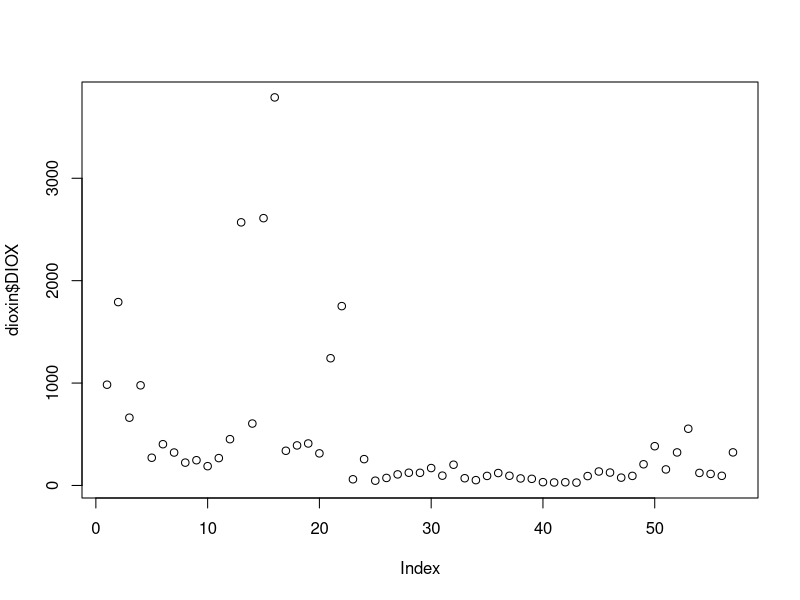
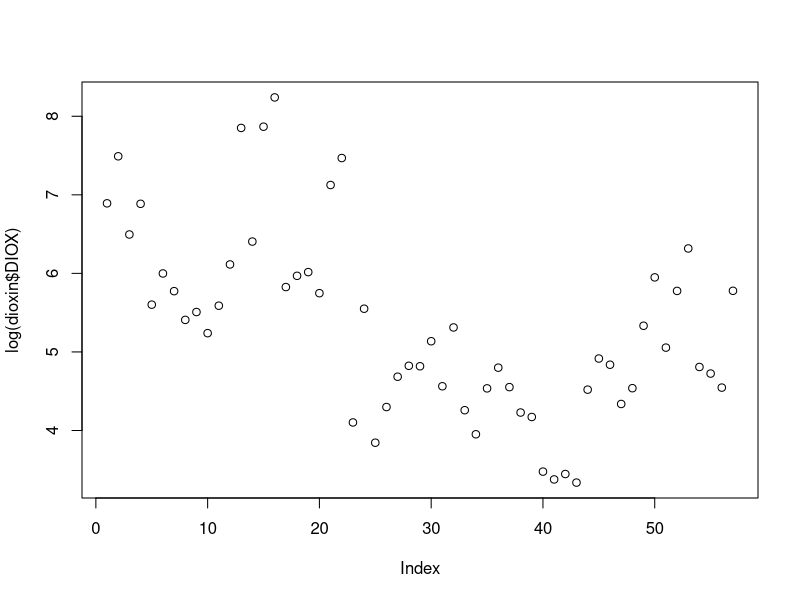
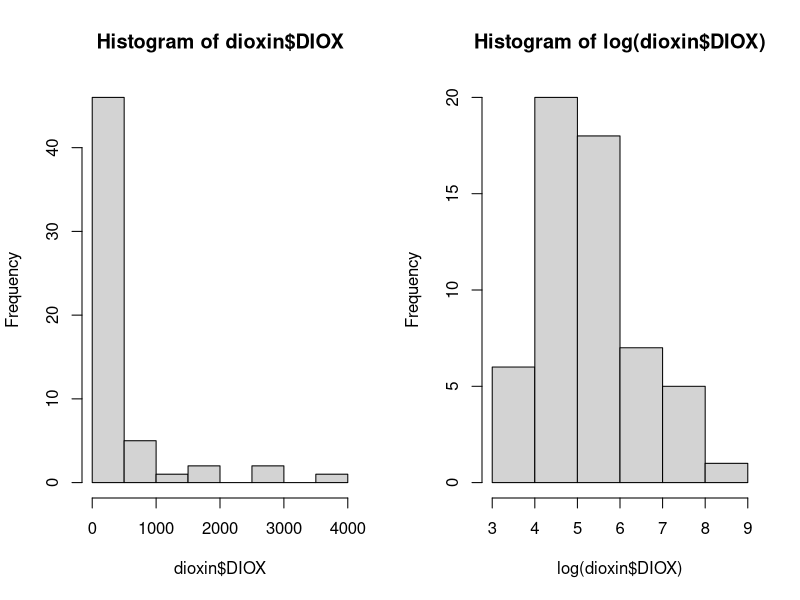
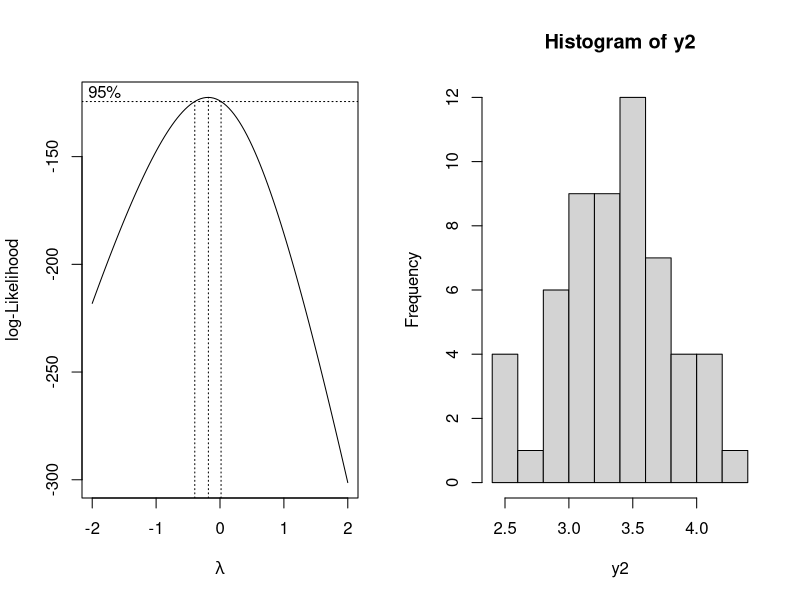
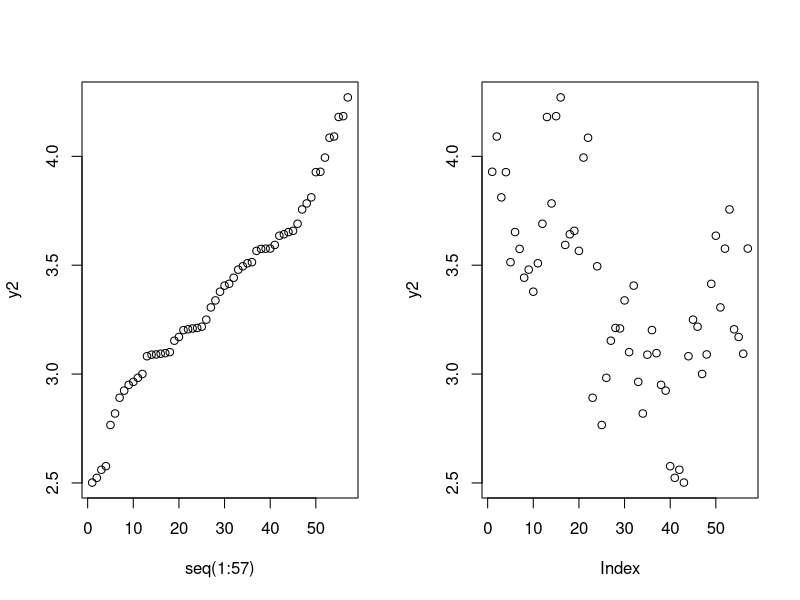

The R script that drew these images, in order: (Note: this script raises an error after producing the figures.)
#install.packages("ggfortify")
#install.packages("ggplot2")
#install.packages("GGally")
library(dplyr)
library(ggplot2)
#library(GGally)
library(MASS)
library(car)

library(ggfortify)
### Assignment1
# Reading in the data
dioxin<-read.csv("../01_Assignment1/dioxin.csv",header=T)
names(dioxin)

# Looking at the raw dependent variable
# we can see that there are quite some outliers
plot(dioxin$DIOX)

# still not normally distributed
# both difference in mean + difference in variance
plot(log(dioxin$DIOX))

# looking at distribution
par(mfrow=c(1,2))
hist(dioxin$DIOX)
hist(log(dioxin$DIOX))

lambda_ <- boxcox(dioxin$DIOX ~ 1)
l <- lambda_$x[which.max(lambda_$y)]



y2 = (dioxin$DIOX^l-1)/l
dioxin$trans <- y2
hist(y2)
qqplot(seq(1:57),y2,)

plot(y2)


# Transforming the variables into factors
dioxin <- mutate_if(dioxin, is.character, as.factor)
dioxin$TIME <- as.factor(dioxin$TIME)

df <- dioxin  %>% dplyr::select(where(is.numeric))
df$TIME <- as.factor(df$TIME)
df$OBSERV <- NULL

pairs(df)


p <- ggplot(dioxin, aes(x=PLANT, y=DIOX, fill=LAB)) + geom_boxplot(outlier.size = 2, notch=FALSE, outlier.shape = 16, outlier.colour = "black")
p


### Q2 - Simple additive model
model1 <- lm(DIOX ~ (PLANT+TIME+LAB+OXYGEN+LOAD+PRSEK), data=dioxin)
model1.1 <- lm(DIOX ~ (PRSEK+LOAD+OXYGEN+LAB+TIME+PLANT), data=dioxin)
# only the order in which the variables enter the model has changed
# if we use type II partitioning, the p-values for the factors are identical
# we don't make use of type III partioning due to aliased coeffients -> not every combination has been observerd
summary(model1)
summary(model1.1)

# Regular anova (type I) -> order in which the variables enter the model is important, sequential testing
anova(model1)
anova(model1.1)

# Type II Anova
Anova(model1.1, type="II")
Anova(model1, type="II")

# Plotting model fits
#autoplot(model1)
png(filename = "q2_full_untransformed.png")
par(mfrow=c(2,2))
plot(model1)
dev.off()
# clear increase in variance on the residuals, 3 observations are very influential and create heavy tails on the QQ-Plot
plot(cooks.distance(model1))
# observation number 13 is a clear outlier. It influences the model significantly (cooks d over .5)

## Transformed model

model1.log <- lm(log(DIOX) ~ (PLANT+TIME+LAB+OXYGEN+LOAD+PRSEK), data=dioxin)
summary(model1.log)

par(mfrow=c(2,2))
plot(model1.log)
dev.off()

model1.bc <- lm(trans ~ (PLANT+TIME+LAB+OXYGEN+LOAD+PRSEK), data=dioxin)
summary(model1.bc)

par(mfrow=c(2,2))
plot(model1.bc)
#dev.off()

Anova(model1.log, type="II")


####

# Using only intercept to specify
step(lm(DIOX~1, data=dioxin), ~PLANT+TIME+LAB+OXYGEN+LOAD+PRSEK, direction="forward")
step(lm(DIOX~1+PLANT+TIME+LAB+OXYGEN+LOAD+PRSEK, data=dioxin), direction="back")

# transformed model
step(lm(log(DIOX)~1, data=dioxin), ~PLANT+TIME+LAB+OXYGEN+LOAD+PRSEK, direction="forward")
#step(lm(log(DIOX)~PLANT+TIME+LAB+OXYGEN+LOAD+PRSEK, data=dioxin), direction="backward")
drop1(lm(log(DIOX)~PLANT+TIME+LAB+OXYGEN+LOAD+PRSEK, data=dioxin))
drop1(lm(log(DIOX)~PLANT+TIME+LAB+OXYGEN+LOAD, data=dioxin))
# we get rid of factor PRSEK. Looking at the type II anova, we can see that it's the only variable with a p-value below the significance level of 5%

model1.red <- lm(log(DIOX)~PLANT+TIME+LAB+OXYGEN+LOAD, data=dioxin)

summary(model1.red)

## Q3 - Simple additive model, but with numerical values
### 

model2.log <- lm(log(DIOX) ~ (PLANT+TIME+LAB+O2COR+NEFFEKT+QRAT), data=dioxin)
summary(model2.log)

par(mfrow=c(2,2))
plot(model2.log)
dev.off()

Anova(model2.log, type="II")


#model2.bc <- lm(trans ~ (PLANT+TIME+LAB+O2COR+NEFFEKT+QRAT), data=dioxin)
#summary(model2.bc)
#par(mfrow=c(2,2))
#plot(model2.bc)

# Using only intercept to specify
step(lm(log(DIOX)~1, data=dioxin), ~PLANT+TIME+LAB+O2COR+NEFFEKT+QRAT, direction="forward")

step(lm(log(DIOX)~PLANT+TIME+LAB+O2COR+NEFFEKT+QRAT, data=dioxin),direction="backward")
# AIC tends to overfit on the models when you have small sample sizes.
# Therefore, we go with the output of the ANOVA and drop the term QRAT
model2.red <- lm(log(DIOX) ~ (PLANT+TIME+LAB+O2COR+NEFFEKT), data=dioxin)
summary(model2.red)

# Q4 - predict on the datapoint
#n <- data.frame(PLANT = c(2), TIME = c(1), LAB = c(1), O2COR = c(0.5), NEFFEKT = c(-0.01))
n <- data.frame(PLANT = c("RENO_N"), TIME = c("1"),
                LAB = c("KK"), O2COR = c(0.5), NEFFEKT = c(-0.01))
pn <- predict(model2.red, n, interval="prediction", level=.95)

exp(pn)

## Does the dioxin emission depend on the active variables

#anova(model2.red, update(model2.red,.~.-PLANT))
model2.noplant <- update(model2.red,.~.-PLANT)
anova(model2.noplant, model2.red)
summary(model2.red)
# Looking at the coefficient of the model, we can see a difference in plants

# plot the residuals of a reduced model (no plant) and perform a boxplot on the residuals
r_a <- cbind(dioxin, residuals(model2.noplant))
ggplot(r_a, aes(x=PLANT, y=residuals(model2.noplant))) + geom_boxplot()
# We can see a difference in residuals, which further highlights the need to include plants



# Q7
### Model with second order interaction
model7 <- lm(log(DIOX) ~ (PLANT+TIME+LAB+O2COR+NEFFEKT+QRAT)^2, data=dioxin)
#alias(model7)
summary(model7)
Anova(model7, type="II")
m7 <- (fit.back <- step(model7, direction="back"))
summary(m7)


#summary(step(lm(log(DIOX)~1, data=dioxin), ~PLANT*TIME*LAB*O2COR*NEFFEKT*QRAT, direction="forward"))
summary(step(lm(log(DIOX)~1, data=dioxin), ~(PLANT+TIME+LAB+O2COR+NEFFEKT+QRAT)^2, direction="forward"))


model7.full <- lm(log(DIOX) ~ ((PLANT+TIME+LAB+O2COR+NEFFEKT+QRAT)^2
                               +QROEG+TOVN+TROEG+POVN+CO2+CO+SO2+HCL+H2O), data=dioxin)

summary(model7.full)

summary(step(model7.full, direction="backward"))

summary(step(lm(log(DIOX)~(PLANT+TIME+LAB+O2COR+NEFFEKT+QRAT)^2, data=dioxin), ~(QROEG+TOVN+TROEG+POVN+CO2+CO+SO2+HCL+H2O), direction="forward"))


summary(step(model2.red, ~(PLANT+TIME+LAB+O2COR+NEFFEKT+QRAT)^2, direction="forward"))

m8 <-step(model2.red, ~(PLANT+TIME+LAB+O2COR+NEFFEKT+QRAT)^2, direction="forward")

model2.red

step(m8, ~.(+QROEG+TOVN+TROEG+POVN+CO2+CO+SO2+HCL+H2O), direction="forward")

summary(m8)
